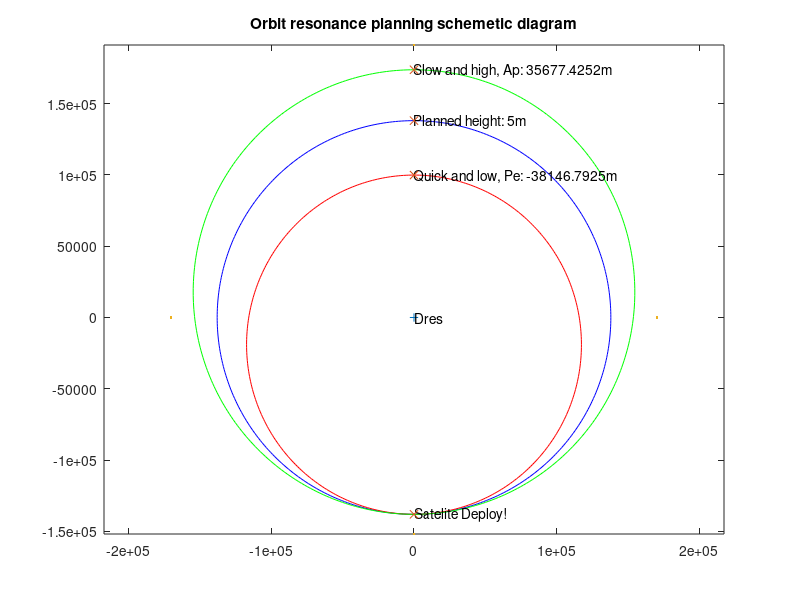

Here is the MATLAB script that generated this plot:
display('0.Kerbol, 1.Kerbin, 2.Moho, 3.Eve, 4.Duna, 5.Dres, 6.Jool, 7.Eeloo, 8.Gilly, 9.Mun, 10.Minmus, 11.Ike, 12.Laythe, 13.Vall, 14.Tylo, 15.Bop, 16.Pol')
Target=input('Target=');
targnam=['Kerbol';'Kerbin';'Moho  ';'Eve   ';'Duna  ';'Dres  ';'Jool  ';'Eeloo ';'Gilly ';'Mun   ';'Minmus';'Ike   ';'Laythe';'Vall  ';'Tylo  ';'Bop   ';'Pol   '];
format long g;
Radius=[261600000,600000,250000,700000,320000,138000,6000000,210000,13000,200000,60000,130000,500000,300000,600000,65000,44000];
r=Radius(Target+1);
o=input('Planned Orbit Height=(m)');
n=round(input('Satellite Count='));
a1=nthroot(power((n-1)/n,2)*power(o+r,3),3);
h11=2*a1-o-2*r;
h12=o;
a2=nthroot(power((n+1)/n,2)*power(o+r,3),3);
h21=o;
h22=2*a2-o-2*r;
h=[h11,h21;h12,h22]
t=[0:2*pi/400:2*pi];
x=(o+r)*cos(t);
y=(o+r)*sin(t);
xm=max(x);
ym=max(y);
xn=min(x);
yn=min(y);
plot(y,x,'b');
hold on;
b1=sqrt(a1^2-(r-a1+o)^2);
x=a1-o-r+a1*cos(t);
y=b1*sin(t);
xm=max(max(x),xm);
ym=max(max(y),ym);
xn=min(min(x),xn);
yn=min(min(y),yn);
plot(y,x,'r');
b2=sqrt(a2^2-(a2-o-r)^2);
x=a2-o-r+a2*cos(t);
y=b2*sin(t);
xm=max(max(x),xm);
ym=max(max(y),ym);
xn=min(min(x),xn);
yn=min(min(y),yn);
ym=max(y);
yn=min(y);
plot(y,x,'g');
plot(0,0,'+');
text(0,o+r,['Planned height: ',num2str(o),'m']);
text(0,2*a1-o-r,['Quick and low, Pe: ',num2str(h11),'m']);
text(0,2*a2-o-r,['Slow and high, Ap: ',num2str(h22),'m']);
text(0,-o-r,'Satelite Deploy!');
text(0,0,targnam(Target+1,:));
plot([0,0,0,0],[o+r,-o-r,2*a1-o-r,2*a2-o-r],'x');
xm=xm*1.1;
ym=ym*1.1;
yn=yn*1.1;
xn=xn*1.1;
plot([ym,yn,0,0],[0,0,xm,xn],'.');
hold off;
title('Orbit resonance planning schemetic diagram')
axis equal;
ext=input('Job done, press enter to exit, wish you enjoy KSP!');
exit();
